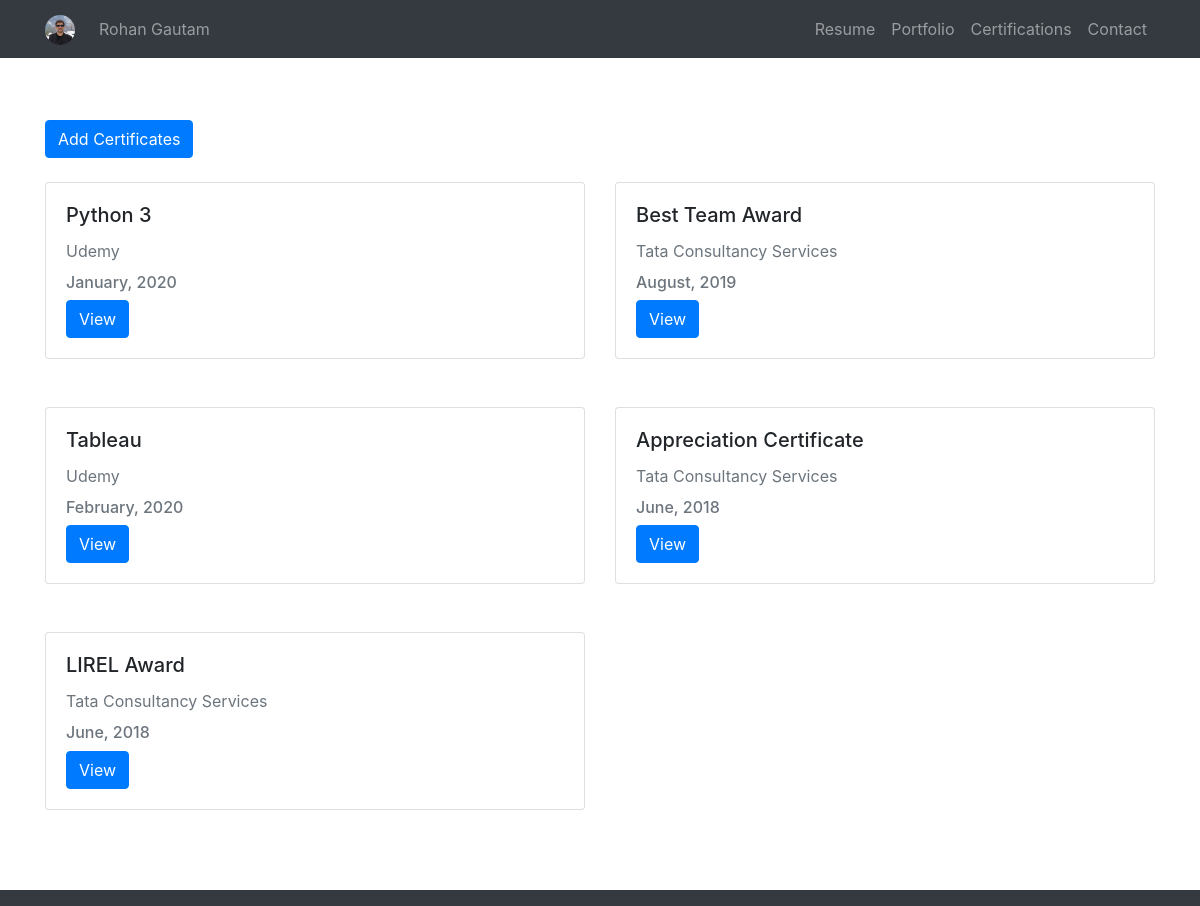
The page /certificates/ on the database as committed earlier.
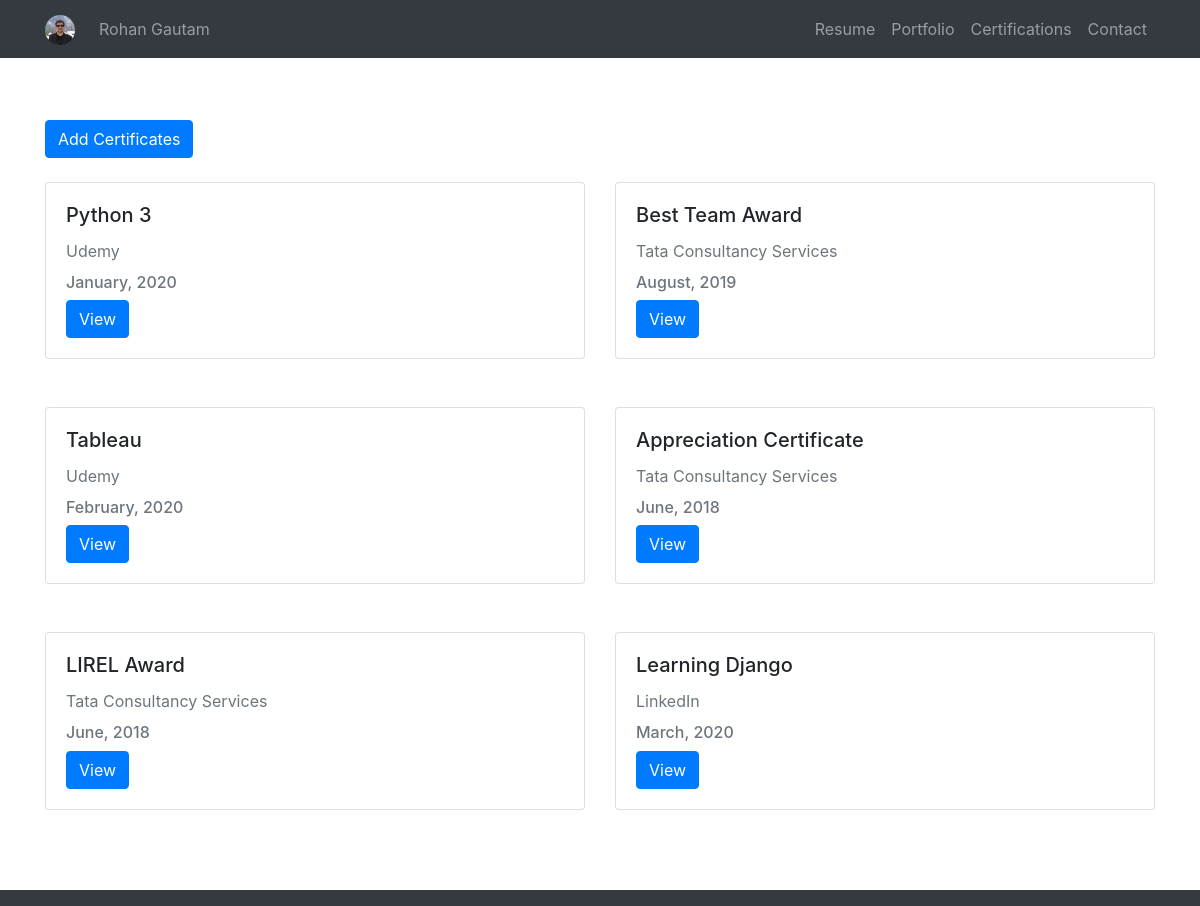
The same page on the database as committed later.
### certificates/models.py (models this page shows, shortened)
class Certificates(models.Model):
    name = models.CharField(max_length=100)
    org = models.CharField(max_length=100)
    date = models.DateField()
    link = models.CharField(max_length=100)

### certificates/views.py (the view)
# urls.py: path('certificates/',views.certificates,name='certificates'),
def certificates(request):
    certificates = Certificates.objects
    return render(request,'certificates/certificates.html',{'certificates':certificates})

### certificates/templates/certificates/certificates.html
{% extends 'app1/base.html' %}
{% block content %}
<br><br>
<a href="{% url 'addcerti' %}" class="btn btn-primary">Add Certificates</a>
<br><br>
<div class="row">
  {% for certi in certificates.all %}
  <div class="col-sm-6">
    <div class="card">
      <div class="card-body">
        <h5 class="card-title">{{certi.name}}</h5>
        <p class="card-text text-muted">{{certi.org}}</p>
        <h6 class="card-subtitle mb-2 text-muted">{{certi.date|date:"F, Y"}}</h6>
        <a href="{{certi.link}}" class="btn btn-primary">View</a>
      </div>
    </div>
<br><br>
  </div>
{% endfor %}
</div>
{% endblock %}

Rows that differ between the two databases and show on the page:
added Certificates: name "Learning Django", org "LinkedIn", date "March, 2020"
